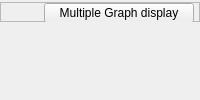
                         <widget class="QWidget" name="LED_Zap_Display_page1">
                          <layout class="QVBoxLayout" name="verticalLayout_30">
                           <property name="spacing">
                            <number>0</number>
                           </property>
                           <property name="leftMargin">
                            <number>0</number>
                           </property>
                           <property name="topMargin">
                            <number>2</number>
                           </property>
                           <property name="rightMargin">
                            <number>0</number>
                           </property>
                           <property name="bottomMargin">
                            <number>0</number>
                           </property>
                           <item>
                            <widget class="QFrame" name="LED_Zap_Display1_pushButton_frame">
                             <property name="minimumSize">
                              <size>
                               <width>0</width>
                               <height>20</height>
                              </size>
                             </property>
                             <property name="maximumSize">
                              <size>
                               <width>16777215</width>
                               <height>20</height>
                              </size>
                             </property>
                             <property name="frameShape">
                              <enum>QFrame::StyledPanel</enum>
                             </property>
                             <property name="frameShadow">
                              <enum>QFrame::Raised</enum>
                             </property>
                             <layout class="QVBoxLayout" name="verticalLayout_34">
                              <property name="spacing">
                               <number>0</number>
                              </property>
                              <property name="leftMargin">
                               <number>0</number>
                              </property>
                              <property name="topMargin">
                               <number>0</number>
                              </property>
                              <property name="rightMargin">
                               <number>5</number>
                              </property>
                              <property name="bottomMargin">
                               <number>0</number>
                              </property>
                              <item alignment="Qt::AlignRight">
                               <widget class="QPushButton" name="LED_Zap_Display1_pushButton">
                                <property name="minimumSize">
                                 <size>
                                  <width>150</width>
                                  <height>20</height>
                                 </size>
                                </property>
                                <property name="maximumSize">
                                 <size>
                                  <width>150</width>
                                  <height>20</height>
                                 </size>
                                </property>
                                <property name="text">
                                 <string>Multiple Graph display</string>
                                </property>
                               </widget>
                              </item>
                             </layout>
                            </widget>
                           </item>
                           <item>
                            <widget class="PlotWidget" name="LED_Zap_Display1" native="true">
                             <property name="minimumSize">
                              <size>
                               <width>0</width>
                               <height>0</height>
                              </size>
                             </property>
                             <layout class="QVBoxLayout" name="LEDZap_Display1_Layout">
                              <property name="spacing">
                               <number>0</number>
                              </property>
                              <property name="leftMargin">
                               <number>0</number>
                              </property>
                              <property name="topMargin">
                               <number>2</number>
                              </property>
                              <property name="rightMargin">
                               <number>0</number>
                              </property>
                              <property name="bottomMargin">
                               <number>0</number>
                              </property>
                             </layout>
                            </widget>
                           </item>
                          </layout>
                         </widget>
